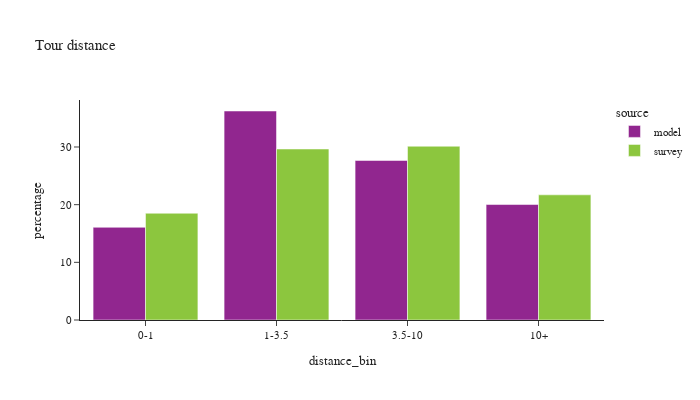

The notebook cell this image was saved under:
### Code cell
def plot_bins(df:pd.DataFrame, filter=None, title_name=None):

    if filter is not None:
        df = df.loc[filter]
    df_plot = df.loc[(df['distance_bin'] != float('nan'))].groupby(['source','distance_bin'])['toexpfac'].sum().reset_index()

    df_plot['percentage'] = df_plot.groupby(['source'], group_keys=False)['toexpfac']. \
        apply(lambda x: 100 * x / float(x.sum()))

    df_plot_ct = df.loc[(df['distance_bin'] != float('nan'))].groupby(['source','distance_bin'])['toexpfac'].count().reset_index().rename(columns={'toexpfac':'sample count'})

    df_plot = df_plot.merge(df_plot_ct, on=['source','distance_bin'])

    if title_name:
        chart_title = "Tour distance by purpose: "+title_name
    else:
        chart_title = "Tour distance"

    fig = px.bar(df_plot, x="distance_bin", y="percentage", color="source",barmode="group",
                facet_col_wrap=2, hover_data=['sample count'],
                title=chart_title)
    fig.for_each_annotation(lambda a: a.update(text = a.text.split("=")[-1]))
    fig.update_layout(height=400, width=700, font=dict(size=11))
    fig.show()

plot_bins(tour)

### Figure 1 — Plotly figure (JSON) as saved in the notebook; plotly's stock layout.template omitted (floating-point values rounded to 4 significant figures)
{"data": [{"alignmentgroup": "True", "customdata": [[885647], [1996720], [1524084], [1103158]], "hovertemplate": "source=model<br>distance_bin=%{x}<br>percentage=%{y}<br>sample count=%{customdata[0]}<extra></extra>", "legendgroup": "model", "marker": {"color": "#91268F", "pattern": {"shape": ""}}, "name": "model", "offsetgroup": "model", "orientation": "v", "showlegend": true, "textposition": "auto", "type": "bar", "x": ["0-1", "1-3.5", "3.5-10", "10+"], "xaxis": "x", "y": [16.07, 36.24, 27.66, 20.02], "yaxis": "y"}, {"alignmentgroup": "True", "customdata": [[2493], [3079], [2660], [1631]], "hovertemplate": "source=survey<br>distance_bin=%{x}<br>percentage=%{y}<br>sample count=%{customdata[0]}<extra></extra>", "legendgroup": "survey", "marker": {"color": "#8CC63E", "pattern": {"shape": ""}}, "name": "survey", "offsetgroup": "survey", "orientation": "v", "showlegend": true, "textposition": "auto", "type": "bar", "x": ["0-1", "1-3.5", "3.5-10", "10+"], "xaxis": "x", "y": [18.51, 29.65, 30.13, 21.71], "yaxis": "y"}], "layout": {"barmode": "group", "font": {"size": 11}, "height": 400, "legend": {"title": {"text": "source"}, "tracegroupgap": 0}, "title": {"text": "Tour distance"}, "width": 700, "xaxis": {"anchor": "y", "domain": [0.0, 1.0], "title": {"text": "distance_bin"}}, "yaxis": {"anchor": "x", "domain": [0.0, 1.0], "title": {"text": "percentage"}}}}
